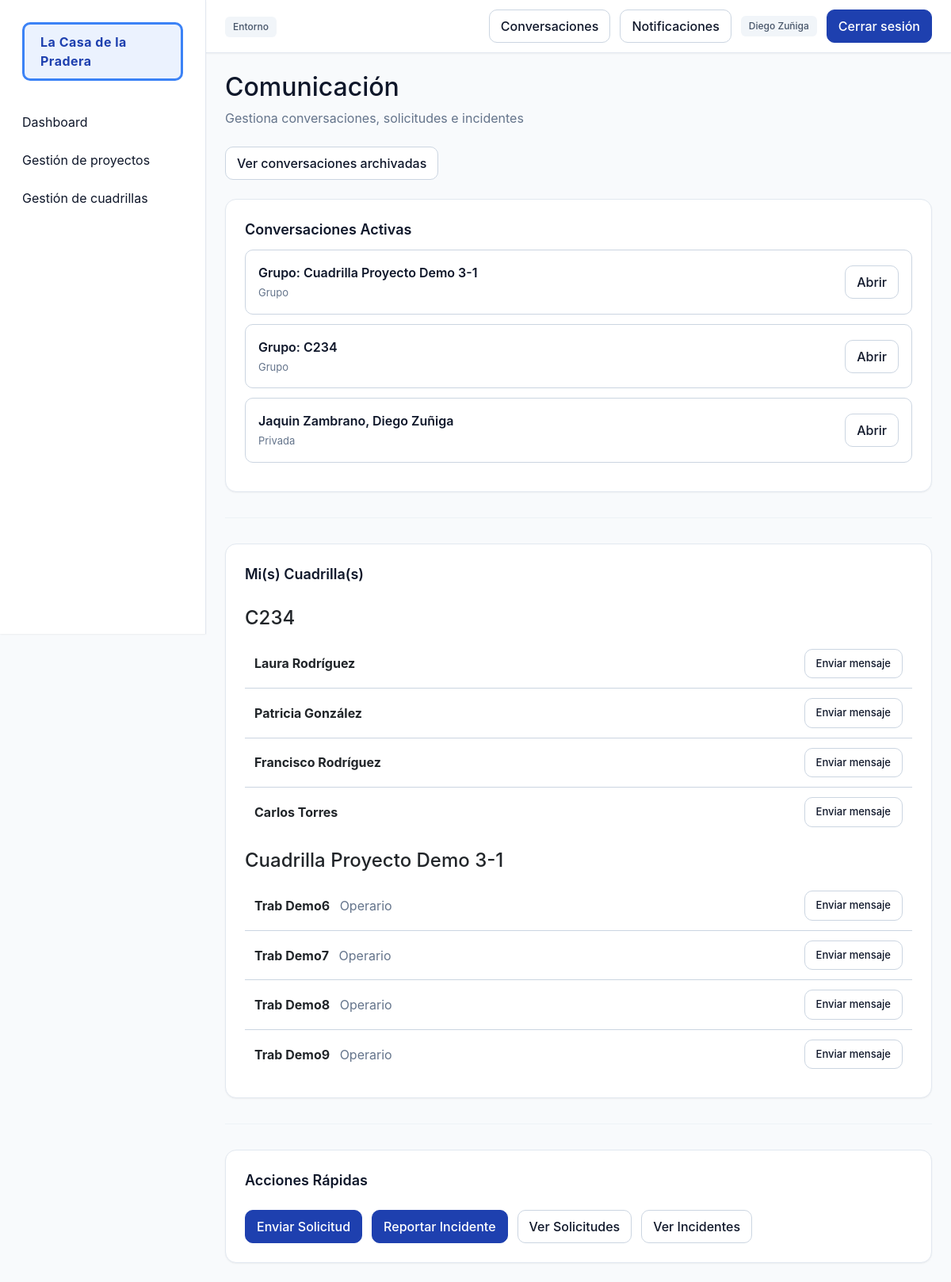
Page /comunicacion/ (signed in) on the committed database.
### comunicacion/models.py (models this page shows, shortened)
class Conversation(models.Model):
    nombre = models.CharField(max_length=150, blank=True, null=True)
    is_group = models.BooleanField(default=False)
    cuadrilla = models.ForeignKey(
        'personal.Cuadrilla',
        on_delete=models.CASCADE,
        null=True,
        blank=True,
        related_name='conversaciones'
    )
    participants = models.ManyToManyField(User, related_name='conversaciones')
    created_at = models.DateTimeField(auto_now_add=True)
    archived = models.BooleanField(default=False)
    class Meta:
        ordering = ['-created_at']

### personal/models.py (models this page shows, shortened)
class Cuadrilla(models.Model):
    nombre = models.CharField(max_length=100)
    proyecto = models.ForeignKey(Proyecto, on_delete=models.CASCADE, related_name='cuadrillas', null=True, blank=True)
    lider = models.ForeignKey(User, on_delete=models.SET_NULL, null=True, blank=True, related_name='cuadrillas_lideradas')

class Rol(models.Model):
    nombre = models.CharField(max_length=50)

### comunicacion/views.py (the view)
# urls.py: path('', views.conversations_list, name='conversations_list'),
@login_required
def conversations_list(request):
    qs = Conversation.objects.filter(
        participants=request.user,
        archived=False
    ).select_related('cuadrilla')
    from personal.models import Asignacion, Cuadrilla
    cuad_ids = set(Asignacion.objects.filter(trabajador=request.user).values_list('cuadrilla_id', flat=True))
    lider_ids = set(Cuadrilla.objects.filter(lider=request.user).values_list('id', flat=True))
    cuad_ids |= lider_ids
    mis_cuadrillas = []
    if cuad_ids:
        cuad_qs = Cuadrilla.objects.filter(id__in=cuad_ids)
        for c in cuad_qs:
            asigns = Asignacion.objects.filter(cuadrilla=c).select_related('trabajador', 'rol').exclude(trabajador=request.user)
            miembros = []
            for a in asigns:
                miembros.append({
                    'user': a.trabajador,
                    'rol': a.rol.nombre if a.rol else None
                })
            mis_cuadrillas.append({'cuadrilla': c, 'miembros': miembros})
    is_jefe = es_jefe_proyecto(request.user)
    is_lider = Cuadrilla.objects.filter(lider=request.user).exists()
    lideres_proyecto = []
    if is_jefe:
        proyectos_cuadrillas = Cuadrilla.objects.filter(proyecto__jefe=request.user)
        for c in proyectos_cuadrillas:
            if c.lider and c.lider != request.user:
                lideres_proyecto.append(c.lider)
    return render(request, 'comunicacion/conversations_list.html', {
        'conversations': qs,
        'mis_cuadrillas': mis_cuadrillas,
        'lideres_proyecto': lideres_proyecto,
        'is_jefe': is_jefe,
        'is_lider': is_lider,
    })

### core/context_processors.py (called while the page is built)
def notificaciones_no_leidas(request):
    if request.user.is_authenticated:
        return {
            "notifs_no_leidas": request.user.notificaciones.filter(leida=False).count()
        }
    return {"notifs_no_leidas": 0}

### personal/templatetags/custom_tags.py (called while the page is built)
@register.filter
def has_group(user, group_name):
    return user.groups.filter(name=group_name).exists()

### personal/utils.py (called while the page is built)
def es_jefe_proyecto(user):
    return user.groups.filter(name=UserGroups.JEFE_PROYECTO).exists()

### comunicacion/templates/comunicacion/conversations_list.html (shortened to what this page needs)
{% extends 'base.html' %}
{% load static %}
{% block extra_css %}
<link rel="stylesheet" href="{% static 'css/comunicacion/comunicacion.css' %}">
{% endblock %}
{% block content %}
<div style="margin-bottom: 24px;">
    <h2 style="margin-bottom: 8px;">Comunicación</h2>
    <p style="color: var(--color-muted);">Gestiona conversaciones, solicitudes e incidentes</p>
    <a href="{% url 'comunicacion:archived_list' %}" class="btn btn--ghost" style="margin-top: 8px;">Ver conversaciones archivadas</a>
</div>
<div class="card">
    <div class="card-title">Conversaciones Activas</div>
    {% if conversations %}
        {% for c in conversations %}
        <div class="conversation-item">
            <div>
                <div class="conversation-title">
                    {% if c.is_group and c.cuadrilla %}
                        Grupo: {{ c.cuadrilla.nombre }}
                    {% else %}
                        {% if c.nombre %}
                            {{ c.nombre }}
                        {% else %}
                            {% for p in c.participants.all %}
                                {{ p.get_full_name|default:p.username }}{% if not forloop.last %}, {% endif %}
                            {% empty %}
                                Conversación privada
                            {% endfor %}
                        {% endif %}
                    {% endif %}
                </div>
                <div class="conversation-meta">
                    {% if c.is_group %}Grupo{% else %}Privada{% endif %}
                </div>
            </div>
            <a href="{% url 'comunicacion:conversation_detail' c.pk %}" class="btn btn--ghost">Abrir</a>
        </div>
        {% endfor %}
    {% else %}
        <p style="color: var(--color-muted);">No tienes conversaciones activas.</p>
    {% endif %}
</div>
{% if not is_jefe %}
<hr class="section-divider">
<div class="card">
    <div class="card-title">Mi(s) Cuadrilla(s)</div>
    {% if mis_cuadrillas %}
        {% for item in mis_cuadrillas %}
            <h4 style="margin-top: 16px; margin-bottom: 12px;">{{ item.cuadrilla.nombre }}</h4>
            <ul class="member-list">
                {% for m in item.miembros %}
                <li class="member-item">
                    {% with user=m.user %}
                        <div>
                            <strong>{{ user.get_full_name|default:user.username }}</strong>
                            {% if m.rol %}<span style="color: var(--color-muted); margin-left: 8px;">{{ m.rol }}</span>{% endif %}
                        </div>
                        <a href="{% url 'comunicacion:crear_privada' user.pk %}" class="btn btn--ghost" style="padding: 4px 10px; font-size: 13px;">Enviar mensaje</a>
                    {% endwith %}
                </li>
                {% empty %}
                <li class="member-item" style="color: var(--color-muted);">No hay otros miembros en esta cuadrilla.</li>
                {% endfor %}
            </ul>
        {% endfor %}
    {% else %}
        <p style="color: var(--color-muted);">No perteneces a ninguna cuadrilla todavía.</p>
    {% endif %}
</div>
{% endif %}
<hr class="section-divider">
<div class="card">
    <div class="card-title">Acciones Rápidas</div>
    <div style="display: flex; gap: 12px; flex-wrap: wrap; margin-top: 12px;">
        <a href="{% url 'comunicacion:enviar_solicitud' %}" class="btn btn--primary">Enviar Solicitud</a>
        <a href="{% url 'comunicacion:reportar_incidente' %}" class="btn btn--primary">Reportar Incidente</a>
        {% if user.groups.all|join:", " == "LiderCuadrilla" or user.groups.all|join:", " == "JefeProyecto" %}
        <a href="{% url 'comunicacion:solicitudes_list' %}" class="btn btn--ghost">Ver Solicitudes</a>
        <a href="{% url 'comunicacion:incidentes_list' %}" class="btn btn--ghost">Ver Incidentes</a>
        {% endif %}
    </div>
</div>
{% endblock %}

### core/templates/base.html (shortened to what this page needs)
{% load custom_tags %}
{% load static %}
<!DOCTYPE html>
<html lang="es">
<head>
    <link href="https://cdn.jsdelivr.net/npm/bootstrap@5.3.2/dist/css/bootstrap.min.css" rel="stylesheet">
    <link rel="stylesheet" href="{% static 'css/base.css' %}">
    <link rel="stylesheet" href="{% static 'css/sidebar.css' %}">
    <link rel="stylesheet" href="{% static 'css/components.css' %}">
    <link rel="stylesheet" href="{% static 'css/tables.css' %}">
    <link rel="stylesheet" href="{% static 'css/forms.css' %}">
    {% block extra_css %}{% endblock %}
</head>
<body {% if request.user.is_authenticated and request.path != '/usuarios/login/' and request.path != '/accounts/login/' %}class="app-shell"{% endif %}>
{% if request.user.is_authenticated and request.path != '/usuarios/login/' and request.path != '/accounts/login/' %}
<aside class="app-sidebar">
    <div class="sidebar-title">
        <span class="sidebar-title-text">La Casa de la Pradera</span>
    </div>
    <nav>
        <ul class="sidebar-nav">
            {% if request.user|has_group:'JefeProyecto' or request.user|has_group:'LiderCuadrilla' %}
            <li>
                <a href="{% url 'dashboard' %}"
                   {% if request.path == '/' or request.path|slice:":10" == '/dashboard' %}aria-current="page"{% endif %}>Dashboard</a>
            </li>
            <li>
                <a href="{% url 'proyectos:panel' %}"
                   {% if '/proyectos' in request.path %}aria-current="page"{% endif %}>Gestión de proyectos</a>
            </li>
            <li>
                <a href="{% url 'personal:crear_cuadrilla' %}"
                   {% if '/personal' in request.path %}aria-current="page"{% endif %}>Gestión de cuadrillas</a>
            </li>
            {% elif request.user|has_group:'Trabajador' %}
            <li>
                <a href="{% url 'personal:mi_cuadrilla' %}"
                   {% if '/personal/mi-cuadrilla' in request.path %}aria-current="page"{% endif %}>Mi Cuadrilla</a>
            </li>
            {% endif %}
        </ul>
    </nav>
</aside>
<header class="app-header">
    <div class="header-left">
        <span class="badge badge--muted">Entorno</span>
    </div>
    <div class="header-actions">
        <a class="btn btn--ghost" href="{% url 'comunicacion:conversations_list' %}">Conversaciones</a>
        <a class="btn btn--ghost" href="{% url 'personal:mis_notificaciones' %}">
            Notificaciones
        </a>
        <span class="badge badge--muted">{{ request.user.first_name }} {{ request.user.last_name }}</span>
        <a href="{% url 'usuarios:logout' %}" class="btn btn--primary">Cerrar sesión</a>
    </div>
</header>
{% endif %}
<main class="app-content">
    {% block content %}{% endblock %}
</main>
</body>
</html>

### static/css/comunicacion/comunicacion.css (style rules this page uses)
.conversation-item { padding: 16px; border: 1px solid var(--color-border); border-radius: var(--radius-md); margin-bottom: 12px; background: #ffffff; display: flex; align-items: center; justify-content: space-between; transition: all 0.2s ease; }
.conversation-title { font-weight: 600; color: var(--color-text); margin-bottom: 4px; }
.conversation-meta { font-size: 13px; color: var(--color-muted); }
.member-list { list-style: none; padding: 0; margin: 0; }
.member-item { padding: 12px; border-bottom: 1px solid var(--color-border); display: flex; justify-content: space-between; align-items: center; }
.member-item:last-child { border-bottom: none; }
.section-divider { margin: 32px 0; border: 0; border-top: 1px solid var(--color-border); }

### core/templates/base.html (style rules this page uses)
.sidebar-title-text { display: inline-block !important; padding: 10px 20px !important; border-radius: 10px !important; border: 3px solid #3b82f6 !important; background: rgba(59, 130, 246, 0.1) !important; color: #1e40af !important; font-weight: 700 !important; letter-spacing: 0.5px !important; animation: titlePulse 2s ease-in-out infinite !important; transition: all 0.3s ease !important; box-shadow: 0 0 0 0 rgba(59, 130, 246, 0.4) !important; }

### rows in the picture
Conversation: cuadrilla.nombre "Cuadrilla Proyecto Demo 3-1", is_group "Grupo"
Conversation: cuadrilla.nombre "C234", is_group "Grupo"
Conversation: is_group "Privada"
Cuadrilla: cuadrilla.nombre "C234"
Cuadrilla: cuadrilla.nombre "Cuadrilla Proyecto Demo 3-1"

### other values in the picture
{{ request.user.first_name }} "Diego"
{{ request.user.last_name }} "Zuñiga"
{{ p.get_full_name|default:p.username }} "Jaquin Zambrano"
{{ p.get_full_name|default:p.username }} "Diego Zuñiga"
{{ m.rol }} "Operario"
